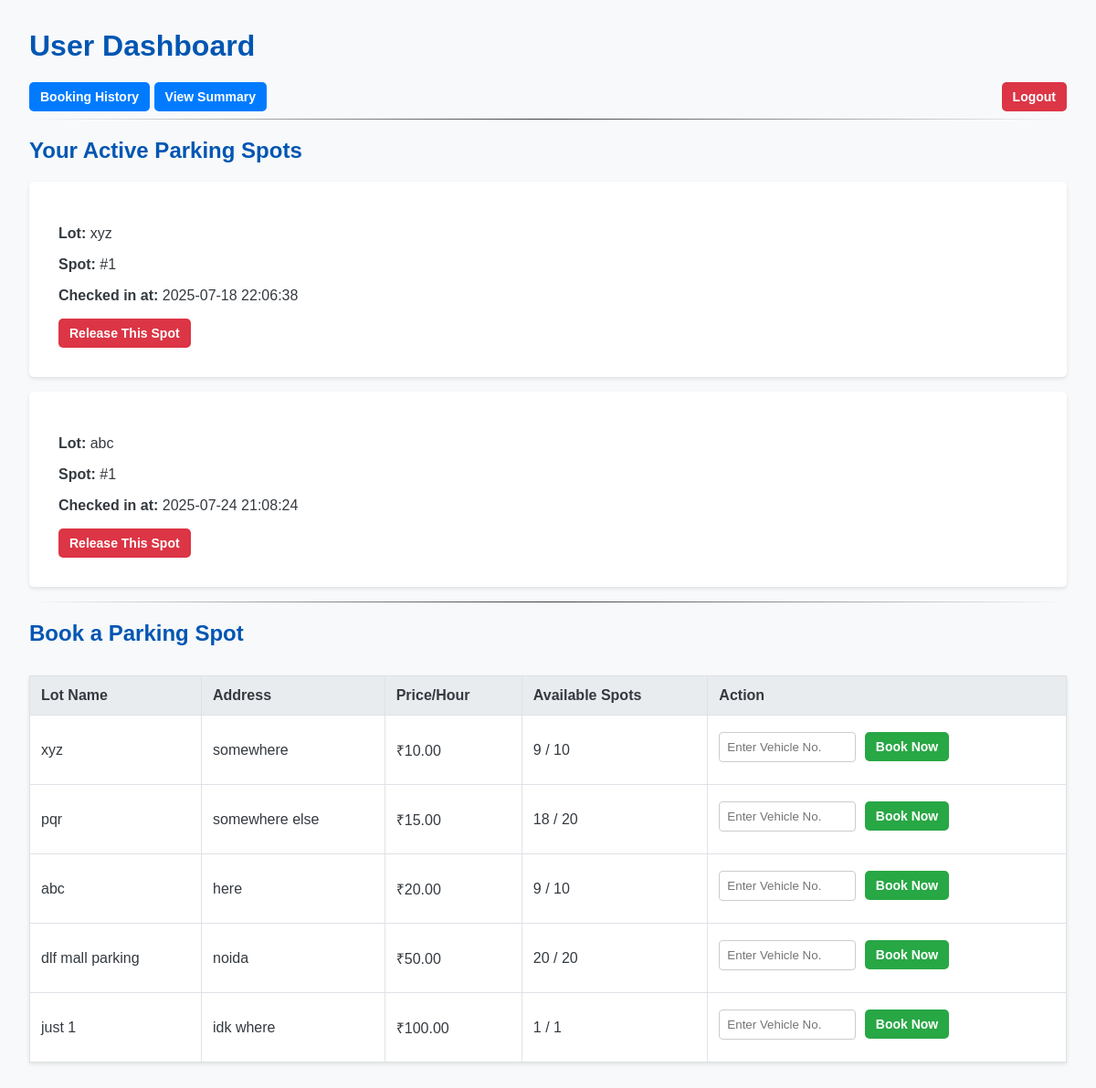
Before: /dashboard (signed in) with the older database file.
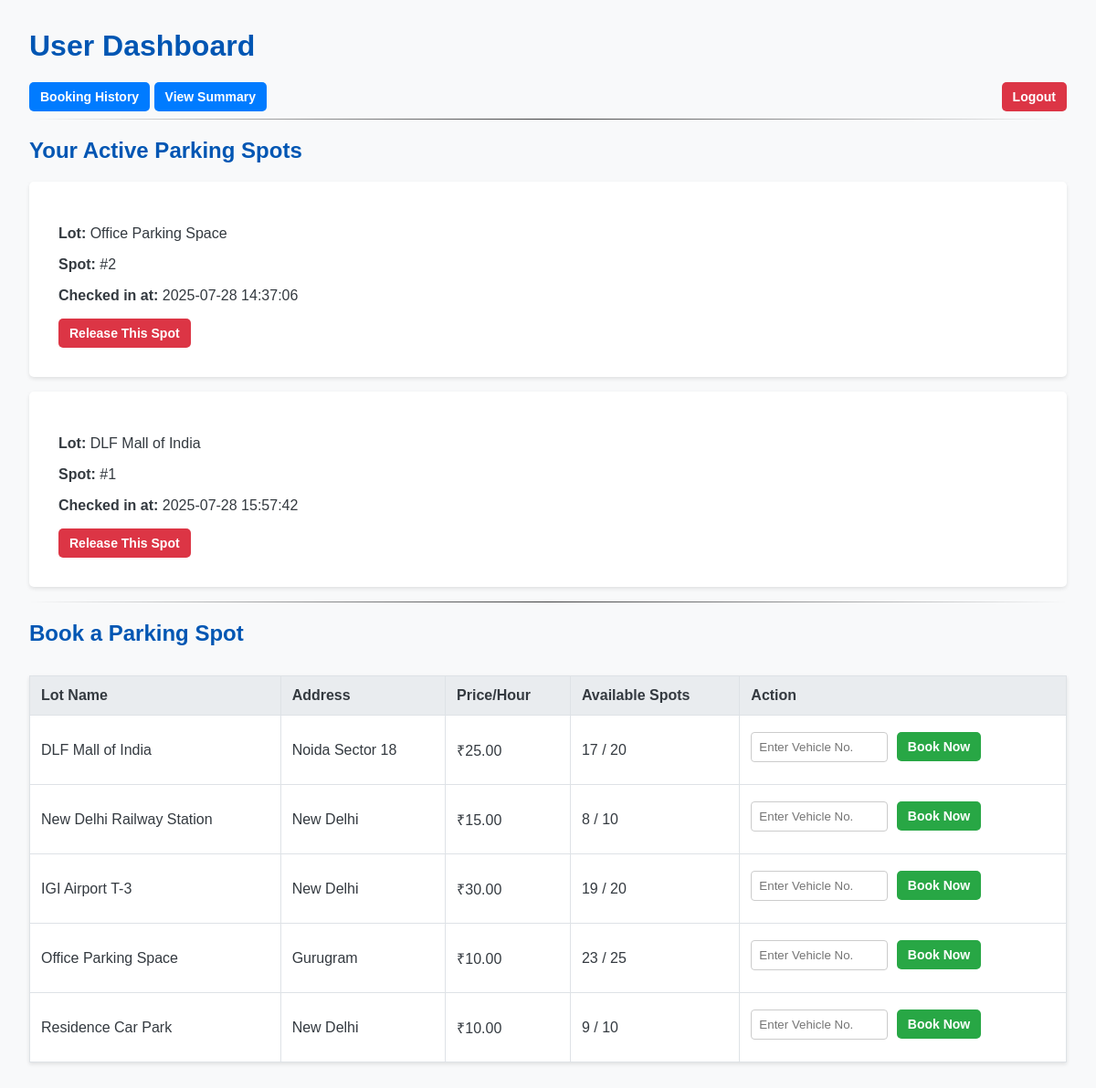
After: the same page with the newer database file.
### models/models.py (models this page shows)
class Booking(db.Model):
    __tablename__ = 'bookings'
    id = db.Column(db.Integer, primary_key=True)
    vehicle_number = db.Column(db.String(20), nullable=False)
    check_in_time = db.Column(db.DateTime, nullable=False, default=datetime.utcnow)
    check_out_time = db.Column(db.DateTime, nullable=True)
    total_cost = db.Column(db.Float, nullable=True)
    user_id = db.Column(db.Integer, db.ForeignKey('users.id'), nullable=False)
    spot_id = db.Column(db.Integer, db.ForeignKey('parking_spots.id'), nullable=False)

class ParkingLot(db.Model):
    __tablename__ = 'parking_lots'
    id = db.Column(db.Integer, primary_key=True)
    name = db.Column(db.String(100), nullable=False)
    address = db.Column(db.String(200), nullable=False)
    pincode = db.Column(db.String(10), nullable=False)
    price_per_hour = db.Column(db.Float, nullable=False)
    capacity = db.Column(db.Integer, nullable=False)
    spots = db.relationship('ParkingSpot', backref='parking_lot', lazy=True, cascade="all, delete-orphan")

class ParkingSpot(db.Model):
    __tablename__ = 'parking_spots'
    id = db.Column(db.Integer, primary_key=True)
    spot_number = db.Column(db.Integer, nullable=False)
    status = db.Column(db.String(1), default='A', nullable=False)
    lot_id = db.Column(db.Integer, db.ForeignKey('parking_lots.id'), nullable=False)
    bookings = db.relationship('Booking', backref='parking_spot', lazy=True)

### app.py (the view)
@app.route('/dashboard')
def user_dashboard():
    user_id = session.get('user_id')
    if not user_id:
        return redirect(url_for('login'))
    active_bookings = Booking.query.filter_by(user_id=user_id, check_out_time=None).all()
    lots = ParkingLot.query.all()
    for lot in lots:
        lot.available_spots = ParkingSpot.query.filter_by(lot_id=lot.id, status='A').count()
    return render_template('user_dashboard.html', lots=lots, active_bookings=active_bookings)

### templates/user_dashboard.html (shortened to what this page needs)
<!DOCTYPE html>
<html lang="en">
<head>
    <link rel="stylesheet" href="{{ url_for('static', filename='css/styles.css') }}">
</head>
<body>
    <h1>User Dashboard</h1>
    <div>
        <a href ="{{ url_for('user_history') }}" class="btn btn-primary">Booking History</a>
        <a href="{{ url_for('user_charts') }}" class="btn btn-primary">View Summary</a>
        <a href="{{ url_for('logout') }}" class="btn btn-danger" style="float:right;">Logout</a>
    </div>
    <hr>
    <h2>Your Active Parking Spots</h2>
    {% if active_bookings %}
        {% for booking in active_bookings %}
        <div class="card-form" style="margin-bottom: 1em;">
            <p><strong>Lot:</strong> {{ booking.parking_spot.parking_lot.name }}</p>
            <p><strong>Spot:</strong> #{{ booking.parking_spot.spot_number }}</p>
            <p><strong>Checked in at:</strong> {{ booking.check_in_time.strftime('%Y-%m-%d %H:%M:%S') }}</p>
            <form action="{{ url_for('release_spot', booking_id=booking.id) }}" method="POST">
                <button type="submit" class="btn btn-danger">Release This Spot</button>
            </form>
        </div>
        {% endfor %}
    {% else %}
        <p>You have no active parking spots.</p>
    {% endif %}
    <hr>
    <h2>Book a Parking Spot</h2>
    <table>
        <thead>
            <tr>
                <th>Lot Name</th>
                <th>Address</th>
                <th>Price/Hour</th>
                <th>Available Spots</th>
                <th>Action</th>
            </tr>
        </thead>
        <tbody>
            {% for lot in lots %}
            <tr>
                <td>{{ lot.name }}</td>
                <td>{{ lot.address }}</td>
                <td>₹{{ '%.2f'|format(lot.price_per_hour) }}</td>
                <td>{{ lot.available_spots }} / {{ lot.capacity }}</td>
                <td>
                    {% if lot.available_spots > 0 %}
                        <form action="{{ url_for('book_spot', lot_id=lot.id) }}" method="POST">
                            <input type="text" name="vehicle_number" placeholder="Enter Vehicle No." required style="width: 150px; display: inline-block; margin-right: 5px;">
                            <button type="submit" class="btn btn-success">Book Now</button>
                        </form>
                    {% else %}
                        <button class="btn" disabled>Full</button>
                    {% endif %}
                </td>
            </tr>
            {% endfor %}
        </tbody>
    </table>
</body>
</html>

Changed rows visible on the page:
no longer on this page (row edited): Booking: parking_spot.parking_lot.name "xyz", parking_spot.spot_number "1", check_in_time "2025-07-18 22:06:38"
no longer on this page (row edited): Booking: parking_spot.parking_lot.name "abc", parking_spot.spot_number "1", check_in_time "2025-07-24 21:08:24"
removed ParkingLot: name "xyz", address "somewhere", price_per_hour "10.00", available_spots "9", capacity "10"
removed ParkingLot: name "just 1", address "idk where", price_per_hour "100.00", available_spots "1", capacity "1"
now on this page (row edited): Booking: parking_spot.parking_lot.name "Office Parking Space", parking_spot.spot_number "2", check_in_time "2025-07-28 14:37:06"
now on this page (row edited): Booking: parking_spot.parking_lot.name "DLF Mall of India", parking_spot.spot_number "1", check_in_time "2025-07-28 15:57:42"
added ParkingLot: name "DLF Mall of India", address "Noida Sector 18", price_per_hour "25.00", available_spots "17", capacity "20"
changed ParkingLot: name "pqr" → "New Delhi Railway Station"; address "somewhere else" → "New Delhi"; available_spots "18" → "8"; capacity "20" → "10"
changed ParkingLot: name "abc" → "IGI Airport T-3"; address "here" → "New Delhi"; price_per_hour "20.00" → "30.00"; available_spots "9" → "19"; capacity "10" → "20"
changed ParkingLot: name "dlf mall parking" → "Office Parking Space"; address "noida" → "Gurugram"; price_per_hour "50.00" → "10.00"; available_spots "20" → "23"; capacity "20" → "25"
added ParkingLot: name "Residence Car Park", address "New Delhi", price_per_hour "10.00", available_spots "9", capacity "10"
